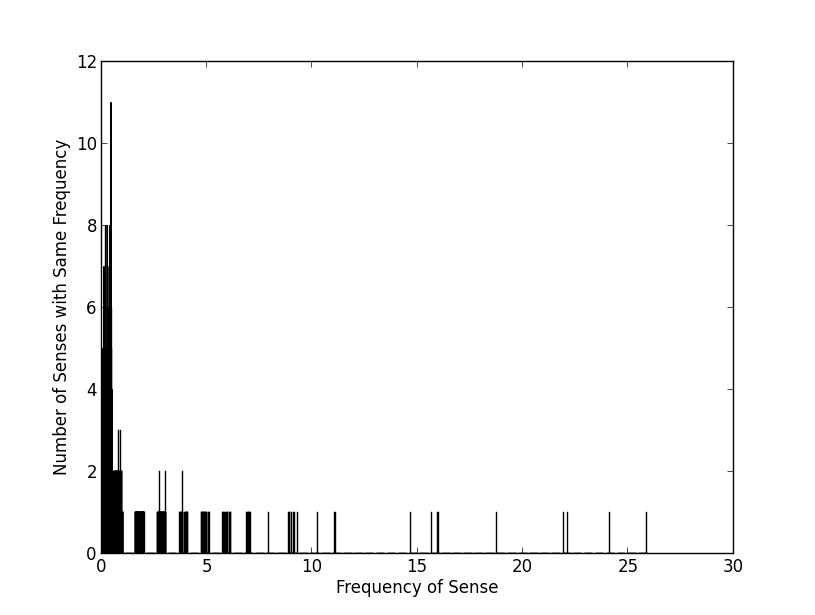

The Python source for this figure:
import numpy as np
import itertools
import copy
import matplotlib.pyplot as plt
import pylab as P

from nltk.corpus import wordnet
from src.nlp.SemanticString import SemanticString
from src.nlp.SemanticWord import SemanticWord

txt_name = 'db-text.txt'
with open(txt_name) as f:
  strings = [tweet.strip() for tweet in f.readlines()]

all_words = [token.word for string in strings for token in SemanticString(string, {}).tokens]

# print len(all_words)

words = [word for word in all_words if SemanticWord(word,'NN',{}).synset != None]

# print len(words)

print "Words used:", words

senses = [list(set([sense.name[:sense.name.index('.')] for sense in SemanticWord(word,'NN',{}).synset])) for word in words]

all_senses = np.sum(senses)

print "List of unique senses:", all_senses

# freq = [list(np.random.poisson(100,len(sense))) for sense in senses]
# freq = [[91, 96, 103], [100, 108, 107, 93, 100, 104, 97]]

# print freq

# all_freq = np.sum(freq)

# print "List of frequencies:", all_freq
# print "Total frequencies:", sum(all_freq)

# expected_kernel = {word: dict(zip(senses[i], freq[i])) for i,word in enumerate(words)}

# print "Expected kernel:"
# print expected_kernel

corpus = words[:]

def make_freq_dict(word_list, corpus):
	senses = [list(set([sense.name[:sense.name.index('.')] for sense in SemanticWord(word,'NN',{}).synset])) for word in words]
	freq = [list(np.zeros(len(sense))) for sense in senses]
	dic = {word: dict(zip(senses[i], freq[i])) for i,word in enumerate(words)}
	for element in corpus:
		for word in dic.keys():
			if element in dic[word].keys():
				dic[word][element] += 1
	return dic

def normalize_control(dic):
	new_dic = copy.deepcopy(dic)
	sum_of_dic = float(sum(np.sum([word.values() for word in dic.values()])))
	# print sum_of_dic
	for word in new_dic:
		for sense in new_dic[word]:
			new_dic[word][sense] /= sum_of_dic
	return new_dic

def normalize_dict(dic):
	words = dic.keys()
	senses = [dic[word].keys() for word in dic.keys()]
	values = [dic[word].values() for word in dic.keys()]
	sum_of_dic = sum(np.sum(values))
	# print max(np.sum(values))
	# print sum_of_dic
	new_values = [list(np.array(v) / float(sum_of_dic)) for v in values]
	return {word: dict(zip(senses[i], new_values[i])) for i,word in enumerate(words)}

def histogram(kernel):
	words = kernel.keys()
	senses = [kernel[word].keys() for word in kernel.keys()]
	values = [kernel[word].values() for word in kernel.keys()]
	fig = plt.figure()
	n, bins, patches = plt.hist(values, 50, 
		#normed=1.0, 
		histtype='bar', label=words)
	plt.xlabel("Frequency of Sense")
	plt.ylabel("Number of Senses with Same Frequency")
	# plt.legend()
	plt.show()

kernel = make_freq_dict(words, corpus)

print "Actual kernel:"
print kernel

# print "Actual kernel is same as expected:", kernel == expected_kernel

sum_kernel = sum(np.sum([word.values() for word in kernel.values()]))

# print "Total frequencies:", sum_kernel, "; Same as expected:", sum_kernel == sum(all_freq)

print "Positive control normalization:"
control_norm = normalize_control(kernel)
print control_norm

print "Normalization with dict as input:"
dict_norm = normalize_dict(kernel)
print dict_norm

print "Normalization works?", dict_norm == control_norm

print "Total of values in normalized kernel:", sum(np.sum([word.values() for word in dict_norm.values()]))

histogram(kernel)
